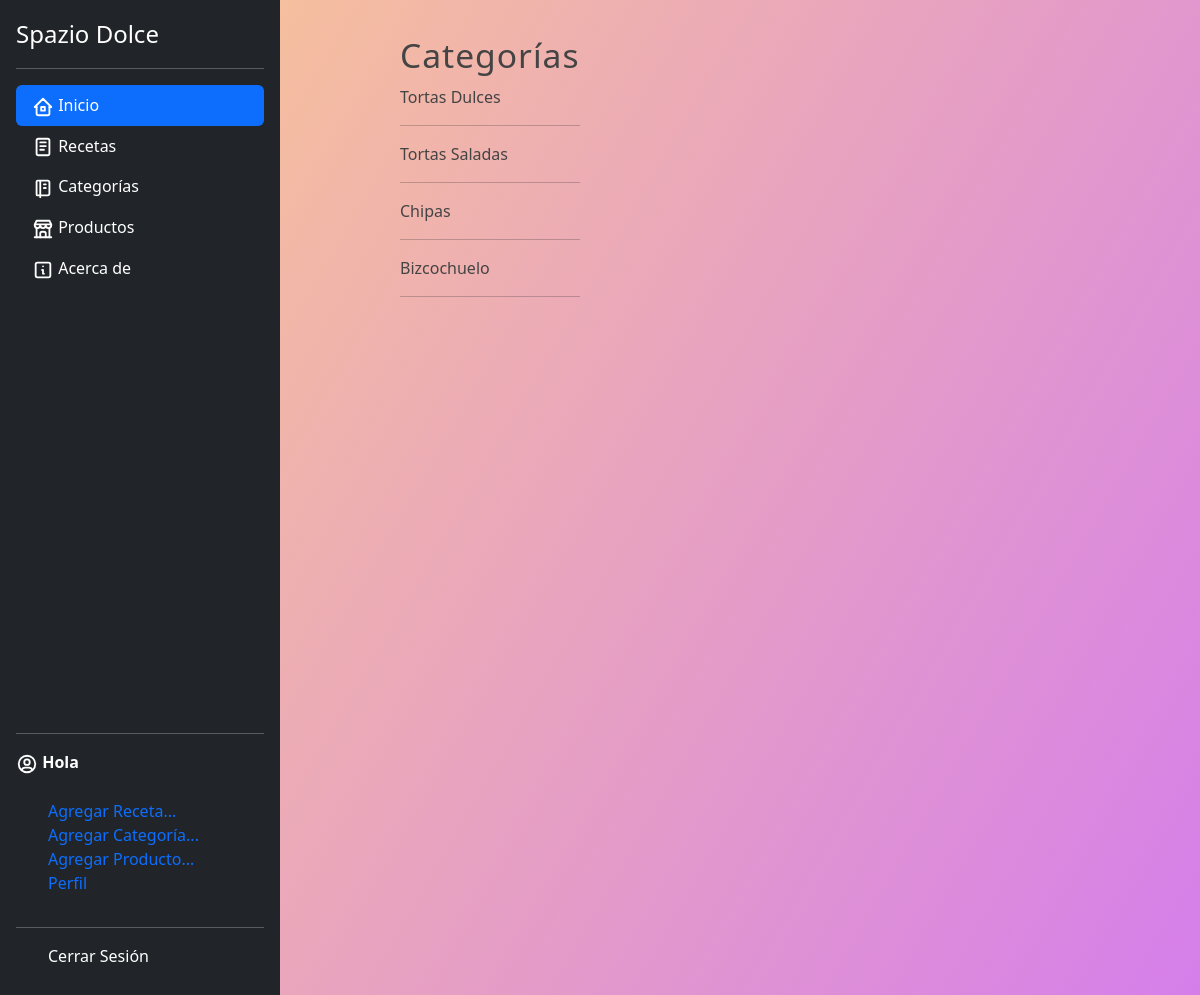
Page /categorias/ on the committed database.
### blog/models.py (models this page shows, shortened)
class Category(models.Model):
    name = models.CharField(max_length=100, verbose_name='Nombre')
    description = models.CharField(max_length=255,verbose_name='Descripción')
    created_at = models.DateTimeField(auto_now_add=True, verbose_name='Creado el')
    class Meta:
        verbose_name = 'Categoría'
        verbose_name_plural = 'Categorías'

### blog/views.py (the view)
# urls.py: path('categorias/', views.categories, name = 'list_categorias'),
def categories(request):
    categories = Category.objects.all()
    return render(request,'categories/listcategory.html',{
        'title' : 'Categorías',
        'categories' : categories,
    })

### blog/processor.py (called while the page is built)
def get_categories(request):
    categories_in_use = Article.objects.filter(public = True).values_list('categories',flat = True)
    categories = Category.objects.filter(id__in =categories_in_use).values_list('id','name')
    return {
        'categories' : categories,
        'categories_in_use' :categories_in_use
    }

### pages/context_processors.py (called while the page is built)
def get_pages(request):
    pages = Page.objects.filter(visible = True).order_by("order").values_list('id','title', 'slug')
    return {
        'pages' : pages
    }

### blog/templates/categories/listcategory.html (shortened to what this page needs)
{% extends 'layouts/layout.html'%}
{%block content %}
<body class="body-list-cat">
    <h1 class ="title">{{title}}</h1>
    {% include 'categories/categories.html' %}
    </body>
{% endblock %}

### blog/templates/categories/categories.html (shortened to what this page needs)
{% for category in categories%}
<article class = "article-item">
    <div class = "data">
        <p>
            {% if category.id %}
            <a href="{% url 'category' category.id %}">{{ category.name}}</a>
        {% endif %}
        </p>
    </div>
</article>
<hr>
{% endfor %}

### mainapp/static/css/styles.css (style rules this page uses)
* { text-decoration: none !important; list-style: none; }
.title { color:#444; letter-spacing: 1px; font-size: 30px; margin-bottom: 10px; margin-top: 5px; font-size: 2.1rem; }
.box a { color: #444; }
.body-list-cat { background-image: linear-gradient(120deg, #fccb90 0%, #d57eeb 100%); }

### rows in the picture
Category: name "Tortas Dulces"
Category: name "Tortas Saladas"
Category: name "Chipas"
Category: name "Bizcochuelo"

### other values in the picture
{{ title }} "Categorías"
